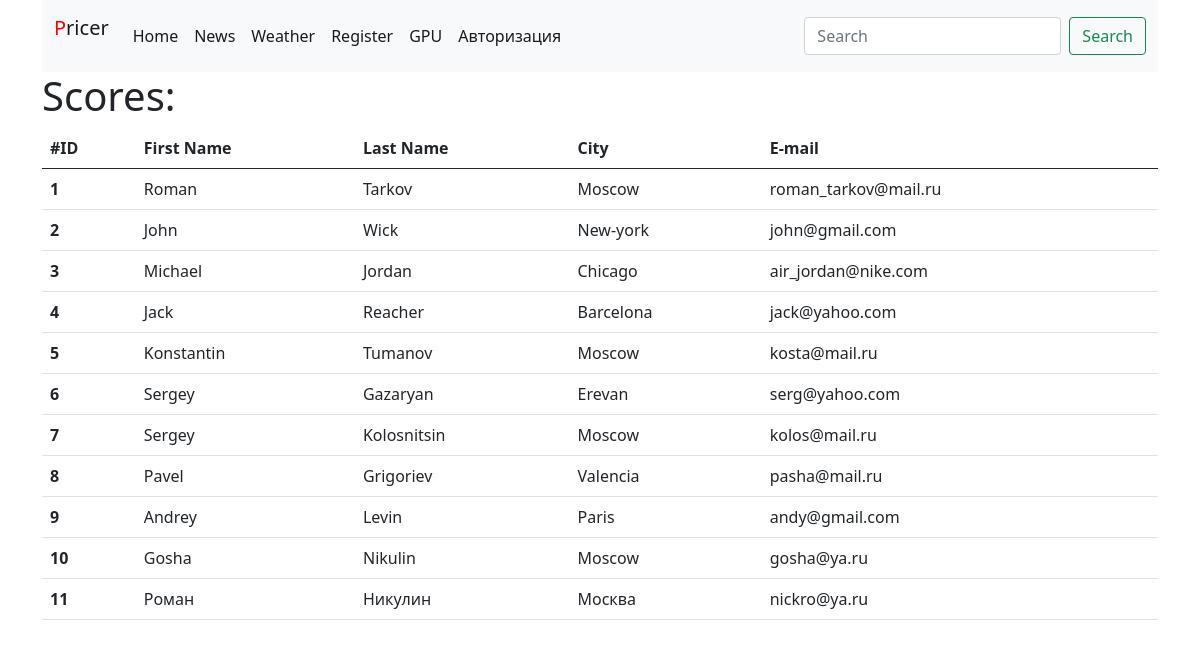
/index, run on the app's committed database.
### webapp/model.py (models this page shows, shortened)
class Users(db.Model):
    id = db.Column(db.Integer, primary_key=True)
    email = db.Column(db.String(50), unique=True)
    psw = db.Column(db.String(500), nullable=True)  # не пустое, под хеш пароля
    date = db.Column(db.DateTime, default=datetime.utcnow)
    pr = db.relationship('Profiles', backref='users', uselist=False)

class Profiles(db.Model):
    id = db.Column(db.Integer, primary_key=True)
    firstname = db.Column(db.String(50), nullable=True)
    lastname = db.Column(db.String(50), nullable=True)
    city = db.Column(db.String(100))
    user_id = db.Column(db.Integer, db.ForeignKey('users.id'))

### webapp/__init__.py (the view)
    @app.route('/')
    @app.route('/index')
    def index():
        title = 'Pricer'
        users = Users.query.all()
        if users:
            print(len(users))
        else:
            print('we lost users')
        return render_template('index.html', page_title=title, users=users, menu=menu)

### webapp/templates/index.html (shortened to what this page needs)
{% extends 'base.html' %}
{% block content %}
{{ super() }}
<div class="container">
    {% if users %}
    <div class="row">
        <div class="col">
            <h1>Scores:</h1>
            <table class="table">
                <thead>
                    <tr>
                        <th scope="col">#ID</th>
                        <th scope="col">First Name</th>
                        <th scope="col">Last Name</th>
                        <th scope="col">City</th>
                        <th scope="col">E-mail</th>
                    </tr>
                </thead>
                <tbody>
                    {% for user in users %}
                    <tr>
                        <th scope="row">{{ user['id'] }}</th>
                        <td>{{ user.pr['firstname'].capitalize()}}</td>
                        <td>{{ user.pr['lastname'].capitalize()}}</td>
                        <td>{{ user.pr['city'].capitalize() }}</td>
                        <td>{{ user['email'] }}</td>
                    </tr>
                    {% endfor %}
                </tbody>
            </table>
        </div>
    </div>
    {% else %}
    <div class="row">
        <h1>Сервис временно недоступен. Попробуйте позднее.</h1>
    </div>
    {% endif %}
</div>
{% endblock %}

### webapp/templates/base.html (shortened to what this page needs)
<!doctype html>
<html lang="en">
    <head>
        <link href="https://cdn.jsdelivr.net/npm/bootstrap@5.0.0-beta2/dist/css/bootstrap.min.css" rel="stylesheet">
        <link href="/static/style.css" rel="stylesheet">
    </head>
        <body>
        {% block content -%}
            {% block mainmenu -%}
            {% if menu %}
            <div class="container">
                <nav class="navbar navbar-expand-lg navbar-light bg-light">
                    <div class="container-fluid">
                        <a class="navbar-brand" href="/">
                            <p class="own-logo">Pricer</p>
                        </a>
                        <div class="collapse navbar-collapse" id="navbarSupportedContent">
                            <ul class="navbar-nav me-auto mb-2 mb-lg-0">
                                {% for title, url in menu.items() %}
                                <li class="nav-item">
                                    <a class="nav-link active" href="{{ url }}">{{ title }}</a>
                                </li>
                                {% endfor %}
                            </ul>
                            <form class="d-flex">
                                <input class="form-control me-2" type="search" placeholder="Search" aria-label="Search">
                                <button class="btn btn-outline-success" type="submit">Search</button>
                            </form>
                        </div>
                    </div>
                </nav>
            </div>
            {% endif %}
            {% endblock mainmenu -%}
        {% endblock %}
    </body>
</html>

### webapp/static/style.css (style rules this page uses)
p.own-logo:first-letter { color:red; }

### data on the page
Users: id "1", pr.firstname "Roman", pr.lastname "Tarkov", pr.city "Moscow", email "roman_tarkov@mail.ru"
Users: id "2", pr.firstname "John", pr.lastname "Wick", pr.city "New-york", email "john@gmail.com"
Users: id "3", pr.firstname "Michael", pr.lastname "Jordan", pr.city "Chicago", email "air_jordan@nike.com"
Users: id "4", pr.firstname "Jack", pr.lastname "Reacher", pr.city "Barcelona", email "jack@yahoo.com"
Users: id "5", pr.firstname "Konstantin", pr.lastname "Tumanov", pr.city "Moscow", email "kosta@mail.ru"
Users: id "6", pr.firstname "Sergey", pr.lastname "Gazaryan", pr.city "Erevan", email "serg@yahoo.com"
Users: id "7", pr.firstname "Sergey", pr.lastname "Kolosnitsin", pr.city "Moscow", email "kolos@mail.ru"
Users: id "8", pr.firstname "Pavel", pr.lastname "Grigoriev", pr.city "Valencia", email "pasha@mail.ru"
Users: id "9", pr.firstname "Andrey", pr.lastname "Levin", pr.city "Paris", email "andy@gmail.com"
Users: id "10", pr.firstname "Gosha", pr.lastname "Nikulin", pr.city "Moscow", email "gosha@ya.ru"
Users: id "11", pr.firstname "Роман", pr.lastname "Никулин", pr.city "Москва", email "nickro@ya.ru"

### other printed values
{{ title }} "Home" "News" "Weather" "Register" "GPU" "Авторизация"
